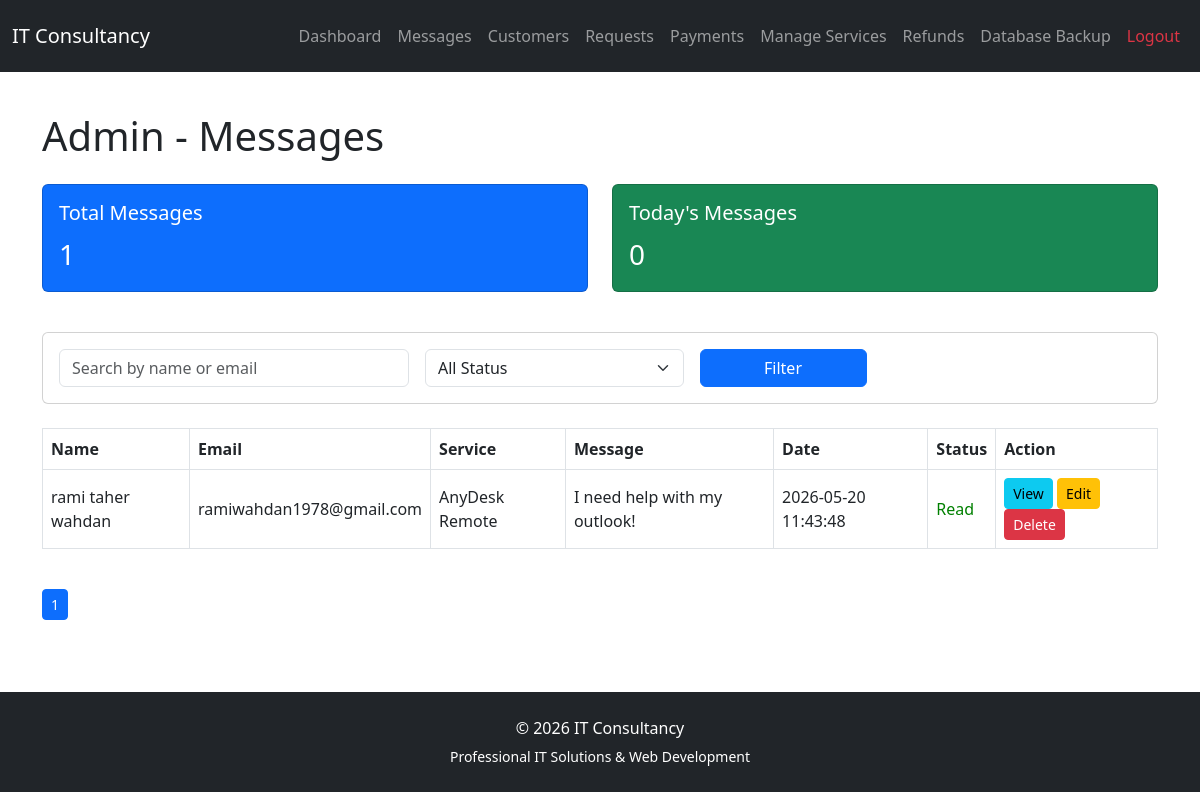
The page /?page=messages (signed in) on the database as committed earlier.
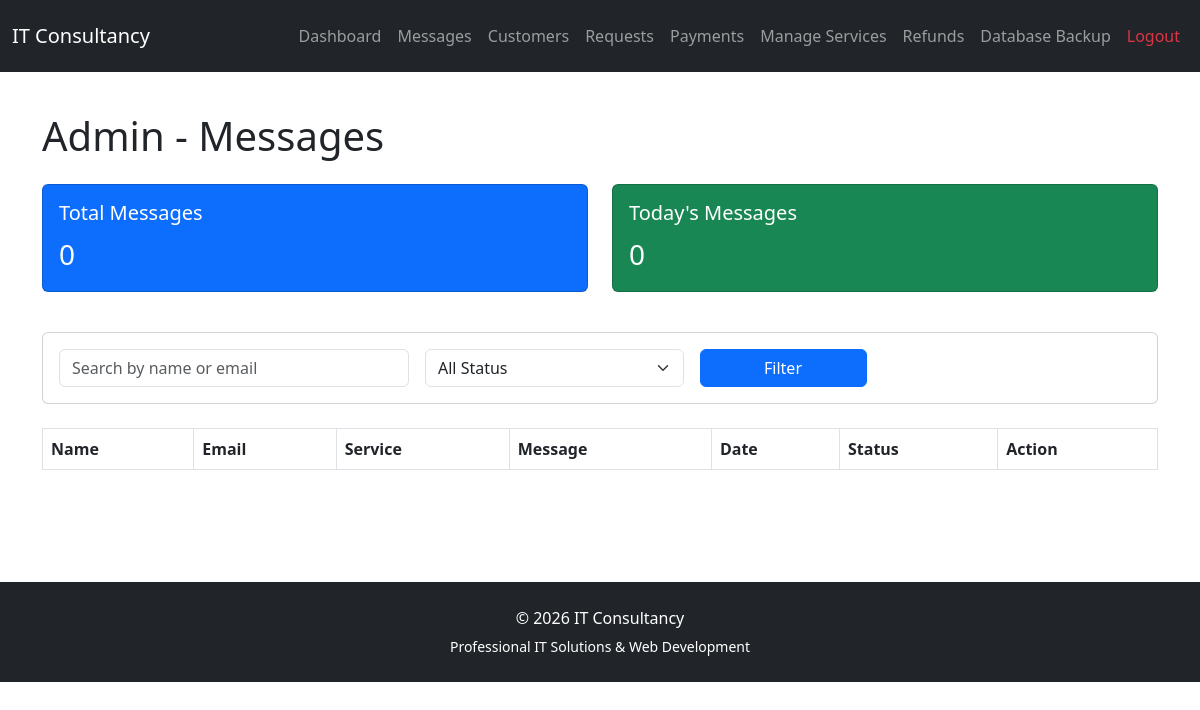
The same page on the database as committed later.
### tables this page shows
CREATE TABLE `messages` (
  `id` int(11) NOT NULL AUTO_INCREMENT,
  `name` varchar(100) DEFAULT NULL,
  `email` varchar(100) DEFAULT NULL,
  `message` text DEFAULT NULL,
  `created_at` timestamp NOT NULL DEFAULT current_timestamp(),
  `status` varchar(20) DEFAULT 'unread',
  `service` varchar(255) NOT NULL,
  PRIMARY KEY (`id`)
);

### public/index.php (called while the page is built, shortened)
<?php
require_once '../routes.php';

### app/views/messages.php (the view, shortened to what this page needs)
<?php require __DIR__ . '/layouts/header.php'; ?>
<?php
require dirname(__DIR__, 2) . '/config/database.php';
$totalStmt = $pdo->query("SELECT COUNT(*) as total FROM messages");
$total = $totalStmt->fetch()['total'];
$todayStmt = $pdo->query("SELECT COUNT(*) as today FROM messages WHERE DATE(created_at) = CURDATE()");
$today = $todayStmt->fetch()['today'];
?>
<h1 class="mb-4 pt-3">
    Admin - Messages
</h1>
<div class="row mb-4">
    <div class="col-md-6">
        <div class="card text-white bg-primary mb-3">
            <div class="card-body">
                <h5 class="card-title">Total Messages</h5>
                <p class="card-text fs-3"><?= $total ?></p>
            </div>
        </div>
    </div>
    <div class="col-md-6">
        <div class="card text-white bg-success mb-3">
            <div class="card-body">
                <h5 class="card-title">Today's Messages</h5>
                <p class="card-text fs-3"><?= $today ?></p>
            </div>
        </div>
    </div>
</div>
<?php
require dirname(__DIR__, 2) . '/config/database.php';
$search = $_GET['search'] ?? '';
$status = $_GET['status'] ?? '';
$limit = 5;
$pageNumber = $_GET['p'] ?? 1;
$offset = ($pageNumber - 1) * $limit;
$sql = "SELECT * FROM messages WHERE 1";
$params = [];
$countSql = str_replace("SELECT *", "SELECT COUNT(*)", $sql);
$countStmt = $pdo->prepare($countSql);
$countStmt->execute($params);
$totalMessages = $countStmt->fetchColumn();
$totalPages = ceil($totalMessages / $limit);
$sql .= " ORDER BY created_at DESC LIMIT $limit OFFSET $offset";
$stmt = $pdo->prepare($sql);
$stmt->execute($params);
$messages = $stmt->fetchAll();
?>
<div class="card p-3 mb-4">
    <form method="GET" class="row g-3 align-items-center">
        <div class="col-md-4">
            <input
                type="text"
                id="searchInput"
                name="search"
                placeholder="Search by name or email"
                value="<?= $_GET['search'] ?? '' ?>"
                class="form-control">
        </div>
        <div class="col-md-3">
            <select name="status" class="form-select">
                <option value="">All Status</option>
            </select>
        </div>
        <div class="col-md-2">
            <button class="btn btn-primary w-100">
                Filter
            </button>
        </div>
    </form>
</div>
<div id="results">
    <div class="table-responsive">
    <table class="table table-hover table-bordered align-middle">
        <tr>
            <th>Name</th>
            <th>Email</th>
            <th>Service</th>
            <th>Message</th>
            <th>Date</th>
            <th>Status</th>
            <th>Action</th>
        </tr>
        <?php foreach ($messages as $msg): ?>
        <tr>
            <td><?= htmlspecialchars($msg['name']) ?></td>
            <td><?= htmlspecialchars($msg['email']) ?></td>
            <td><?= htmlspecialchars($msg['service']) ?></td>
            <td><?= htmlspecialchars($msg['message']) ?></td>
            <td><?= $msg['created_at'] ?></td>
            <td>
                <?php if ($msg['status'] === 'unread'): ?>
                    <span style="color:red;">Unread</span>
                <?php else: ?>
                    <span style="color:green;">Read</span>
                <?php endif; ?>
            </td>
            <td>
                <a class="btn btn-sm btn-info" href="?page=view&id=<?= $msg['id'] ?>">View</a>
                <a class="btn btn-sm btn-warning" href="?page=edit&id=<?= $msg['id'] ?>">Edit</a>
                <a class="btn btn-sm btn-danger" href="?page=delete&id=<?= $msg['id'] ?>" onclick="return confirm('Delete this message?')">Delete</a>
            </td>
        </tr>
        <?php endforeach; ?>
    </table>
    </div>
    <nav class="mt-4">
        <?php for ($i = 1; $i <= $totalPages; $i++): ?>
            <a
                class="btn btn-sm <?= $i == $pageNumber ? 'btn-primary' : 'btn-outline-primary' ?> me-1"
                href="?page=messages&p=<?= $i ?>&search=<?= urlencode($search) ?>&status=<?= urlencode($status) ?>">
                <?= $i ?>
            </a>
        <?php endfor; ?>
    </nav>
</div>
<?php require __DIR__ . '/layouts/footer.php'; ?>

Rows that differ between the two databases and show on the page:
removed messages: name "rami taher wahdan", email "ramiwahdan1978@gmail.com", service "AnyDesk Remote", message "I need help with my outlook!", created_at "2026-05-20 11:43:48", status "Read"
Other text that changed with them:
$total: "1" → "0"
list line gone: "1"
